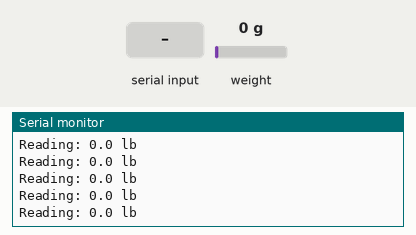
This sketch was run on a simulated Arduino Mega 2560, built with avr-gcc and run on an emulated ATmega2560. Parts: the last lines printed to the serial monitor. Inputs (shaded band) come from the test bench; at power-on: weight on the scale 0 g.

Above: at 3.4 s.
3.5 s: weight on the scale set to 100 g
At 3.54 s:
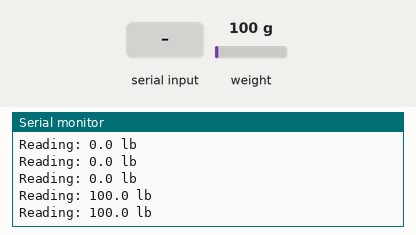
6.5 s: "d" received over Serial
At 6.56 s:
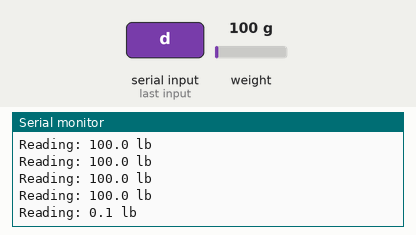
8.0 s: weight on the scale set to 1250 g
At 8.07 s:
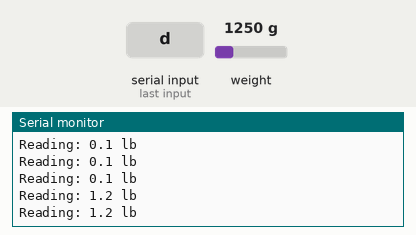
9.5 s: "x" received over Serial
At 9.68 s:
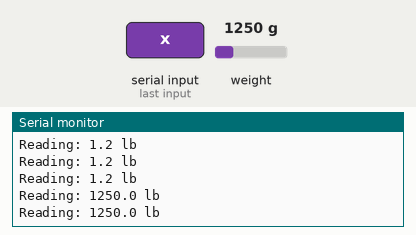
12.5 s: byte 116 ('t') received over Serial
At 13.7 s:
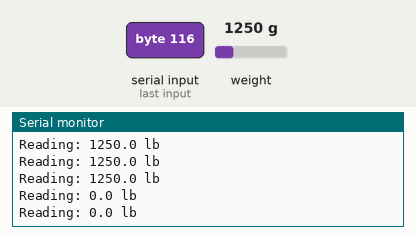
Timing chart, 0 to 15.5 s (numbered marks = the images above; inputs shaded):
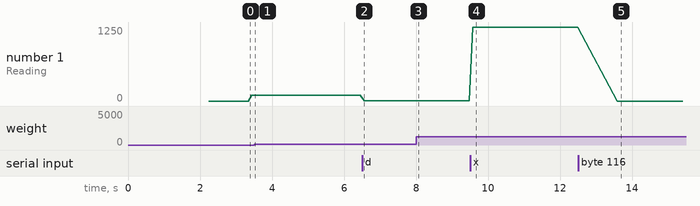

Measured:
- after the input at 3.5 s, the serial monitor: prints a new line at once (image 1)
- after the input at 6.5 s, the serial monitor: prints a new line after 0.06 s (image 2)
- after the input at 8.0 s, the serial monitor: prints a new line after 0.06 s (image 3)
- after the input at 9.5 s, the serial monitor: prints a new line after 0.07 s (image 4)
- after the input at 12.5 s, the serial monitor: prints a new line after 1.1 s (image 5)
- plotted number 1: 100 → 1.2 after the input at 6.5 s, 1.2 → 1250 after the input at 9.5 s, 1250 → 0 after the input at 12.5 s

The sketch:

calibracion_segura.ino
```cpp
#include "HX711.h"  libreria de amplificador ADC
#define LOADCELL_DOUT_PIN  22
#define LOADCELL_SCK_PIN  23

HX711 scale;

//Change this calibration factor as per your load cell once it is found you many need to vary it in thousands
float calibration_factor = 4034.09091; //-106600 worked for my 40Kg max scale setup
void setup() {
  Serial.begin(9600);
  Serial.println("HX711 Calibration");
  Serial.println("Remove all weight from scale");
  Serial.println("After readings begin, place known weight on scale");
  Serial.println("Press a,s,d,f to increase calibration factor by 10,100,1000,10000 respectively");
  Serial.println("Press z,x,c,v to decrease calibration factor by 10,100,1000,10000 respectively");
  Serial.println("Press t for tare");
  scale.begin(LOADCELL_DOUT_PIN, LOADCELL_SCK_PIN);
  scale.set_scale();
  scale.tare(); //Reset the scale to 0

  long zero_factor = scale.read_average(); //Get a baseline reading
  Serial.print("Zero factor: "); //This can be used to remove the need to tare the scale. Useful in permanent scale projects.
  Serial.println(zero_factor);
}
void loop() {

  scale.set_scale(calibration_factor); //Adjust to this calibration factor

  Serial.print("Reading: ");
  Serial.print(scale.get_units(), 1);
  Serial.print(" lb"); //Change this to kg and re-adjust the calibration factor if you follow SI units like a sane person
  Serial.println();

  if(Serial.available())
  {
    char temp = Serial.read();
    if(temp == '+' || temp == 'a')
      calibration_factor += 10;
    else if(temp == '-' || temp == 'z')
      calibration_factor -= 10;
    else if(temp == 's')
      calibration_factor += 100;
    else if(temp == 'x')
      calibration_factor -= 100;
    else if(temp == 'd')
      calibration_factor += 1000;
    else if(temp == 'c')
      calibration_factor -= 1000;
    else if(temp == 'f')
      calibration_factor += 10000;
    else if(temp == 'v')
      calibration_factor -= 10000;
    else if(temp == 't')
      scale.tare();  //Reset the scale to zero
  }
}
```
